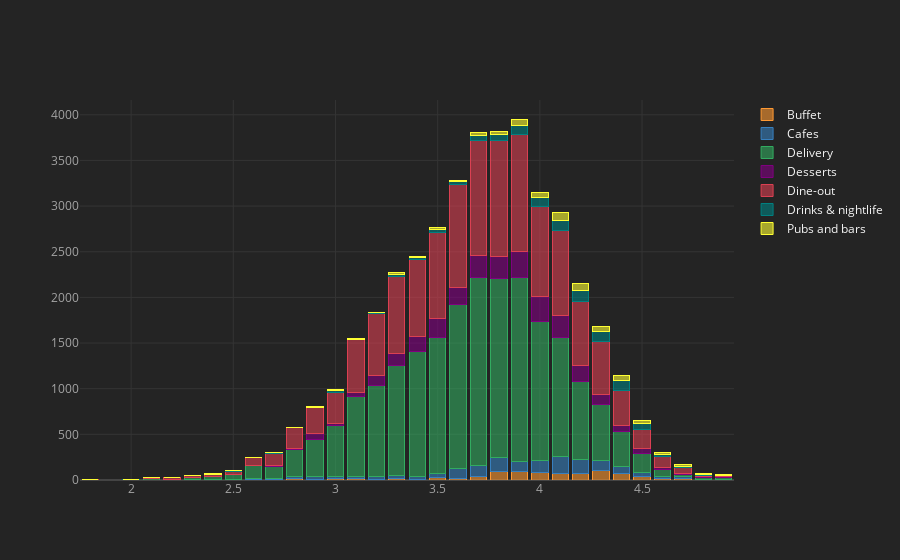

The code cell stored with this chart in its notebook:
### Markdown cell above
# Ratings by Type of Restaurants

### Code cell
rate_type=pd.crosstab(df['rate'],df['type'])
rate_type.iplot(kind="bar",barmode="stack")

### Figure 1 — Plotly figure (JSON) as saved in the notebook; plotly's stock layout.template omitted (floating-point values rounded to 4 significant figures)
{"data": [{"marker": {"color": "rgba(255, 153, 51, 0.6)", "line": {"color": "rgba(255, 153, 51, 1.0)", "width": 1}}, "name": "Buffet", "orientation": "v", "text": "", "type": "bar", "x": [1.8, 2, 2.1, 2.2, 2.3, 2.4, 2.5, 2.6, 2.7, 2.8, 2.9, 3, 3.1, 3.2, 3.3, 3.4, 3.5, 3.6, 3.7, 3.8, 3.9, 4, 4.1, 4.2, 4.3, 4.4, 4.5, 4.6, 4.7, 4.8, 4.9], "y": [0, 0, 0, 0, 5, 0, 1, 3, 4, 16, 8, 21, 13, 2, 15, 5, 28, 13, 37, 90, 91, 85, 72, 76, 99, 73, 42, 13, 21, 5, 9]}, {"marker": {"color": "rgba(55, 128, 191, 0.6)", "line": {"color": "rgba(55, 128, 191, 1.0)", "width": 1}}, "name": "Cafes", "orientation": "v", "text": "", "type": "bar", "x": [1.8, 2, 2.1, 2.2, 2.3, 2.4, 2.5, 2.6, 2.7, 2.8, 2.9, 3, 3.1, 3.2, 3.3, 3.4, 3.5, 3.6, 3.7, 3.8, 3.9, 4, 4.1, 4.2, 4.3, 4.4, 4.5, 4.6, 4.7, 4.8, 4.9], "y": [0, 0, 0, 0, 1, 2, 2, 10, 9, 18, 28, 18, 22, 41, 39, 37, 38, 110, 126, 154, 116, 134, 189, 150, 119, 72, 41, 23, 12, 0, 0]}, {"marker": {"color": "rgba(50, 171, 96, 0.6)", "line": {"color": "rgba(50, 171, 96, 1.0)", "width": 1}}, "name": "Delivery", "orientation": "v", "text": "", "type": "bar", "x": [1.8, 2, 2.1, 2.2, 2.3, 2.4, 2.5, 2.6, 2.7, 2.8, 2.9, 3, 3.1, 3.2, 3.3, 3.4, 3.5, 3.6, 3.7, 3.8, 3.9, 4, 4.1, 4.2, 4.3, 4.4, 4.5, 4.6, 4.7, 4.8, 4.9], "y": [0, 1, 16, 11, 22, 31, 53, 142, 136, 298, 412, 556, 875, 994, 1200, 1362, 1491, 1794, 2052, 1968, 2008, 1520, 1302, 855, 606, 383, 202, 75, 27, 17, 18]}, {"marker": {"color": "rgba(128, 0, 128, 0.6)", "line": {"color": "rgba(128, 0, 128, 1.0)", "width": 1}}, "name": "Desserts", "orientation": "v", "text": "", "type": "bar", "x": [1.8, 2, 2.1, 2.2, 2.3, 2.4, 2.5, 2.6, 2.7, 2.8, 2.9, 3, 3.1, 3.2, 3.3, 3.4, 3.5, 3.6, 3.7, 3.8, 3.9, 4, 4.1, 4.2, 4.3, 4.4, 4.5, 4.6, 4.7, 4.8, 4.9], "y": [0, 0, 0, 0, 0, 1, 1, 5, 9, 15, 57, 24, 53, 107, 127, 171, 216, 189, 244, 236, 287, 267, 236, 168, 117, 70, 55, 26, 10, 11, 7]}, {"marker": {"color": "rgba(219, 64, 82, 0.6)", "line": {"color": "rgba(219, 64, 82, 1.0)", "width": 1}}, "name": "Dine-out", "orientation": "v", "text": "", "type": "bar", "x": [1.8, 2, 2.1, 2.2, 2.3, 2.4, 2.5, 2.6, 2.7, 2.8, 2.9, 3, 3.1, 3.2, 3.3, 3.4, 3.5, 3.6, 3.7, 3.8, 3.9, 4, 4.1, 4.2, 4.3, 4.4, 4.5, 4.6, 4.7, 4.8, 4.9], "y": [5, 6, 8, 15, 23, 28, 41, 83, 136, 228, 284, 344, 573, 682, 851, 842, 936, 1132, 1261, 1272, 1281, 988, 936, 711, 571, 383, 218, 115, 65, 21, 16]}, {"marker": {"color": "rgba(0, 128, 128, 0.6)", "line": {"color": "rgba(0, 128, 128, 1.0)", "width": 1}}, "name": "Drinks & nightlife", "orientation": "v", "text": "", "type": "bar", "x": [1.8, 2, 2.1, 2.2, 2.3, 2.4, 2.5, 2.6, 2.7, 2.8, 2.9, 3, 3.1, 3.2, 3.3, 3.4, 3.5, 3.6, 3.7, 3.8, 3.9, 4, 4.1, 4.2, 4.3, 4.4, 4.5, 4.6, 4.7, 4.8, 4.9], "y": [0, 4, 0, 0, 0, 2, 1, 5, 6, 4, 8, 17, 8, 8, 18, 15, 34, 28, 58, 63, 105, 98, 110, 113, 111, 114, 60, 29, 18, 6, 2]}, {"marker": {"color": "rgba(255, 255, 51, 0.6)", "line": {"color": "rgba(255, 255, 51, 1.0)", "width": 1}}, "name": "Pubs and bars", "orientation": "v", "text": "", "type": "bar", "x": [1.8, 2, 2.1, 2.2, 2.3, 2.4, 2.5, 2.6, 2.7, 2.8, 2.9, 3, 3.1, 3.2, 3.3, 3.4, 3.5, 3.6, 3.7, 3.8, 3.9, 4, 4.1, 4.2, 4.3, 4.4, 4.5, 4.6, 4.7, 4.8, 4.9], "y": [0, 0, 0, 0, 0, 2, 1, 1, 3, 1, 4, 10, 6, 6, 22, 12, 19, 17, 26, 33, 66, 52, 80, 81, 59, 51, 38, 19, 14, 6, 3]}], "layout": {"barmode": "stack", "legend": {"bgcolor": "#242424", "font": {"color": "#F4F4F4"}, "traceorder": "normal"}, "paper_bgcolor": "#242424", "plot_bgcolor": "#242424", "title": {"font": {"color": "#F4F4F4"}}, "xaxis": {"gridcolor": "#343434", "showgrid": true, "tickfont": {"color": "#A4A4A4"}, "title": {"font": {"color": "#A4A4A4"}, "text": ""}, "zerolinecolor": "#444444"}, "yaxis": {"gridcolor": "#343434", "showgrid": true, "tickfont": {"color": "#A4A4A4"}, "title": {"font": {"color": "#A4A4A4"}, "text": ""}, "zerolinecolor": "#444444"}}}
